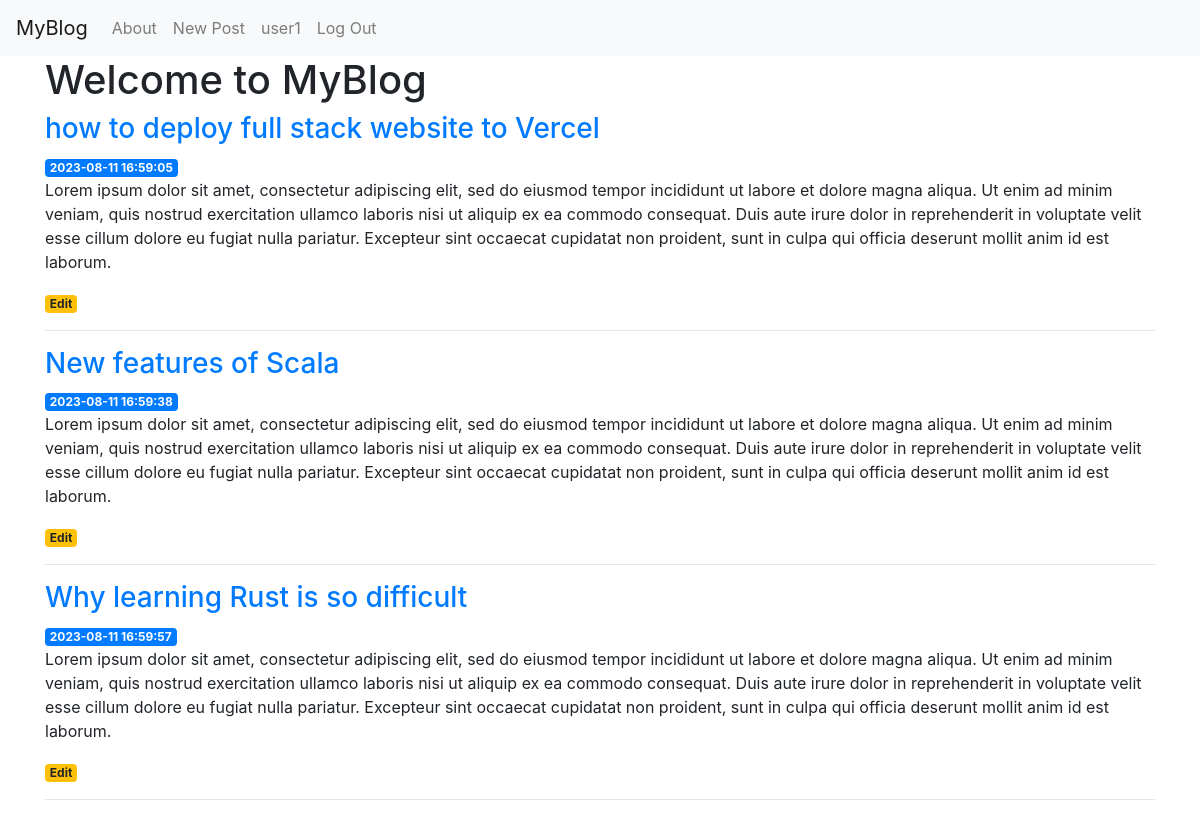
Screenshot of / (signed in) with the database file from the repository.
### tables this page shows
CREATE TABLE user (
  id INTEGER PRIMARY KEY AUTOINCREMENT,
  username TEXT UNIQUE NOT NULL,
  password TEXT NOT NULL
);

CREATE TABLE post (
  id INTEGER PRIMARY KEY AUTOINCREMENT,
  author_id INTEGER NOT NULL,
  created TIMESTAMP NOT NULL DEFAULT CURRENT_TIMESTAMP,
  title TEXT NOT NULL,

  content TEXT NOT NULL,
  FOREIGN KEY (author_id) REFERENCES user (id)
);

### app.py (the view)
@app.route('/')
def index():
    conn = get_db_connection()
    posts = conn.execute('SELECT * FROM post').fetchall()
    conn.close()
    return render_template('index.html', posts=posts)

### app.py (called while the page is built)
def get_db_connection():
    conn = sqlite3.connect('database.db')
    conn.row_factory = sqlite3.Row
    return conn

@bp.before_app_request
def load_logged_in_user():
    user_id = session.get('user_id')
    conn = get_db_connection()
    if user_id is None:
        g.user = None
    else:
        g.user = conn.execute(
            'SELECT * FROM user WHERE id = ?', (user_id,)
        ).fetchone()

### templates/index.html
{% extends 'base.html' %}
{% block content %}
    <h1>{% block title %} Welcome to MyBlog {% endblock %}</h1>
    {% for post in posts %}
        <a href="{{ url_for('post', post_id=post['id']) }}">
            <h3>{{ post['title'] }}</h3>
        </a>
        <span class="badge badge-primary">{{ post['created'] }}</span>
        <p>{{ post['content'] }}</p>
        <a href="{{ url_for('edit', id=post['id']) }}">
            <span class="badge badge-warning">Edit</span>
        </a>
        <hr>
    {% endfor %}
{% endblock %}

### templates/base.html (shortened to what this page needs)
<!doctype html>
<html lang="en">
  <head>
    <link rel="stylesheet" href="https://stackpath.bootstrapcdn.com/bootstrap/4.3.1/css/bootstrap.min.css">
  </head>
  <body>
    <nav class="navbar navbar-expand-md navbar-light bg-light">
        <a class="navbar-brand" href="{{ url_for('index')}}">MyBlog</a>
        <div class="collapse navbar-collapse" id="navbarNav">
            <ul class="navbar-nav">
            <li class="nav-item">
                <a class="nav-link" href="#">About</a>
            </li>
            <li class="nav-item">
                <a class="nav-link" href="{{url_for('create')}}">New Post</a>
            </li>
            {% if g.user %}
                <li class="nav-item">
                    <a class="nav-link" ><span>{{ g.user['username'] }}</span> </a>
                </li>
                <li class="nav-item">
                    <a class="nav-link" href="{{ url_for('auth.logout') }}">Log Out</a>
               </li>
            {% else %}
                <li class="nav-item">
                    <a  class="nav-link" href="{{ url_for('auth.register') }}">Register</a> </li>
                <li class="nav-item">
                    <a  class="nav-link" href="{{ url_for('auth.login') }}">Log In</a> </li>
            {% endif %}
            </ul>
        </div>
    </nav>
    <div class="container">
        {% block content %} {% endblock %}
    </div>
  </body>
</html>

### rows the page displays
user: user.username "user1"
post: title "how to deploy full stack website to Vercel", created "2023-08-11 16:59:05", content "Lorem ipsum dolor sit amet, consectetur adipiscing elit, sed do eiusmod tempor incididunt ut labore et dolore magna aliqua. Ut enim ad minim veniam, quis nostrud exercitation ullamco laboris nisi ut aliquip ex ea commodo consequat. Duis aute irure dolor in reprehenderit in voluptate velit esse cillum dolore eu fugiat nulla pariatur. Excepteur sint occaecat cupidatat non proident, sunt in culpa qui officia deserunt mollit anim id est laborum."
post: title "New features of Scala", created "2023-08-11 16:59:38", content "Lorem ipsum dolor sit amet, consectetur adipiscing elit, sed do eiusmod tempor incididunt ut labore et dolore magna aliqua. Ut enim ad minim veniam, quis nostrud exercitation ullamco laboris nisi ut aliquip ex ea commodo consequat. Duis aute irure dolor in reprehenderit in voluptate velit esse cillum dolore eu fugiat nulla pariatur. Excepteur sint occaecat cupidatat non proident, sunt in culpa qui officia deserunt mollit anim id est laborum."
post: title "Why learning Rust is so difficult", created "2023-08-11 16:59:57", content "Lorem ipsum dolor sit amet, consectetur adipiscing elit, sed do eiusmod tempor incididunt ut labore et dolore magna aliqua. Ut enim ad minim veniam, quis nostrud exercitation ullamco laboris nisi ut aliquip ex ea commodo consequat. Duis aute irure dolor in reprehenderit in voluptate velit esse cillum dolore eu fugiat nulla pariatur. Excepteur sint occaecat cupidatat non proident, sunt in culpa qui officia deserunt mollit anim id est laborum."
